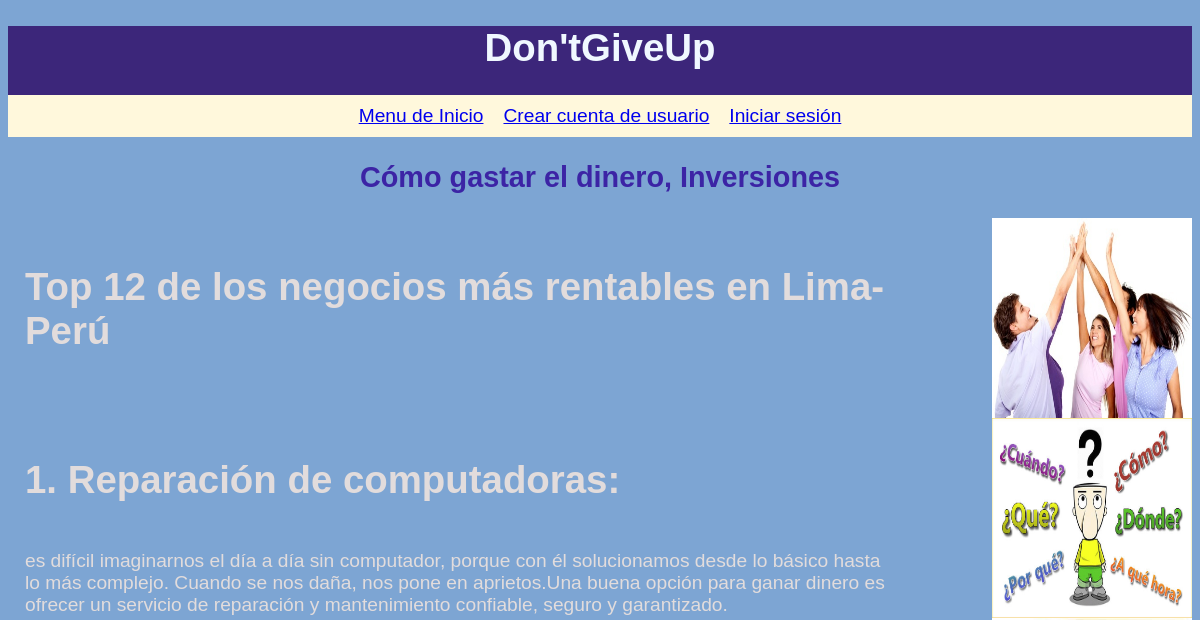
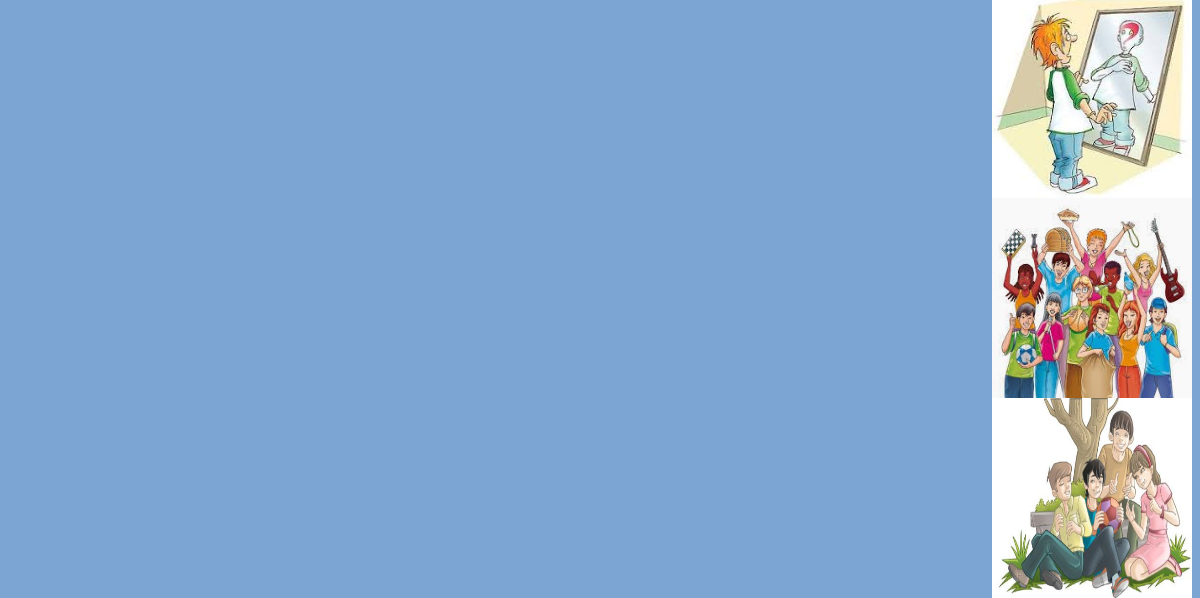
Before: /inversiones.php with the older database file (2 pictures, top to bottom).
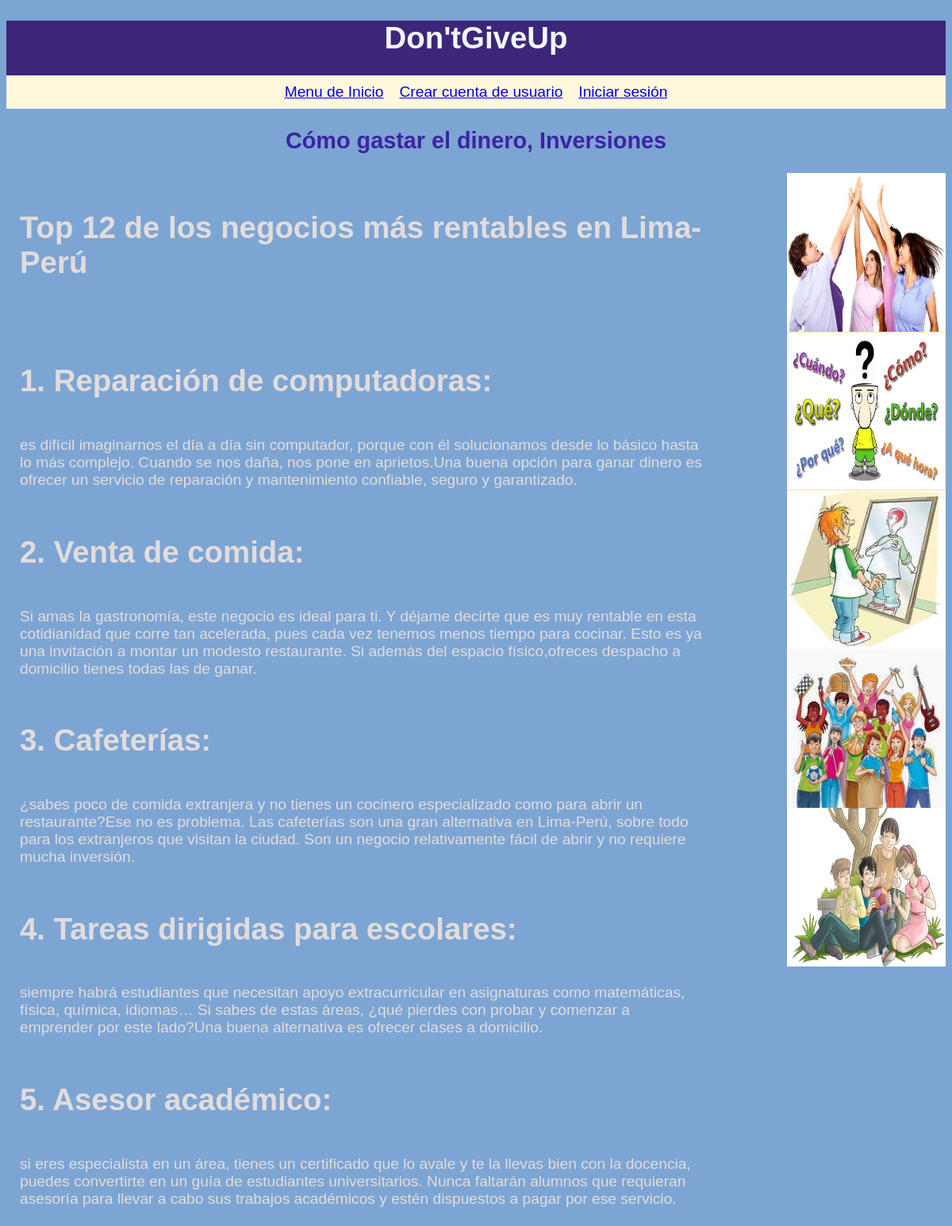
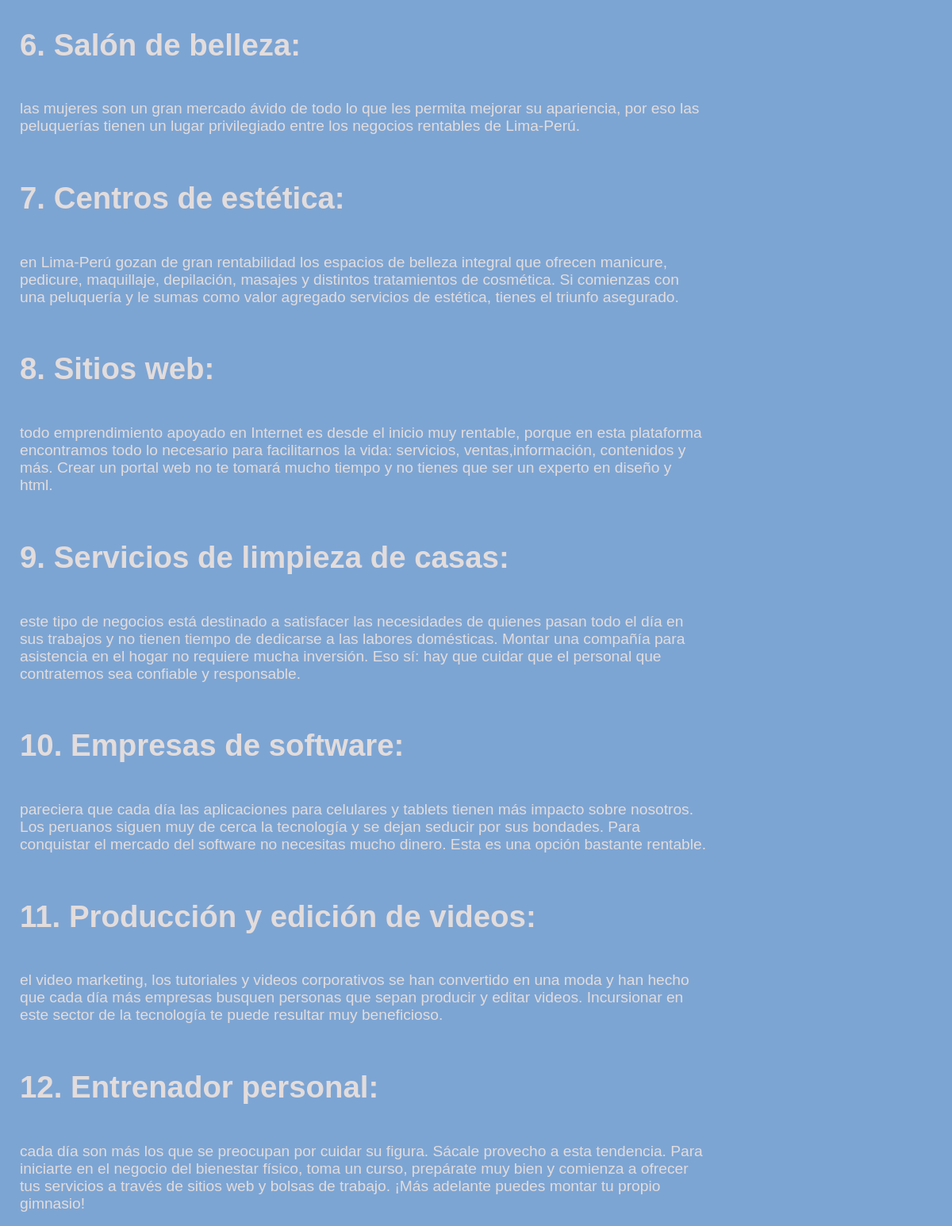
After: the same page with the newer database file (2 pictures, top to bottom).
### tables this page shows
CREATE TABLE `inversiones` (
  `id` int(11) NOT NULL,
  `titulo` varchar(500) NOT NULL,
  `contenido` text NOT NULL
);

### inversiones.php (the view, shortened to what this page needs)
<?php
include 'config.php';
$db = new PDO("mysql:host=$direccion;dbname=$bd;charset=utf8mb4", $usuario, $pass);
$stmt=$db ->query("SELECT * FROM inversiones");
$guia =$stmt->fetchAll();
?>
<!DOCTYPE html>
<html lang="en">
<head>
    <link rel="stylesheet" href="style.css">
</head>
<body>
    <?php include 'cabecera.php' ?>
    <h2>Cómo gastar el dinero, Inversiones</h2>
    <?php include 'ilustraciones.php' ?>
    <div id="tabla">
        <table>
            <tr>
                <th></th>
            </tr>
        <?php foreach($guia as $g) { ?>
        <tr>
            <td><h1><?php echo $g["titulo"] ?></h1><br>
                <?php echo $g["contenido"] ?></td>
            </tr>
        <?php } ?>
        </table>
    </div>
</body>
</html>

### cabecera.php
<div id="titulo">
    <h1>Don'tGiveUp</h1>
<div id="cabecera">
    <nav>
        <a href="Menu.php">Menu de Inicio</a>
        <a href="Registrar_usuario.php">Crear cuenta de usuario</a>
        <?php if (isset($_SESSION["correo"])) { ?>
            <a href="lista_usuario.php">Lista de Usuarios</a>
    <div>
        <div id="comandar">
            <button id="mostrara">Registrar<img src="imagenes\gi.png" alt="" id="imagen"></button>
        </div>
        <div id="registro" style="display:none">
            <ul>
                <li><a href="noticia_registrar.php">Registrar Noticias</a></li>
                <li><a href="Registrar_guia.php">Registrar guia</a></li>
                <li><a href="registrar_desarrollo.php">Registrar Desarrollo Personal</a></li>
                <li><a href="registrar_amigo.php">Registar guia de amigo</a></li>
                <li><a href="registrar_tiempo.php">Registrar Tiempo libre</a></li>
                <li><a href="registrar_nutricion.php">Registar Nutrición saludable</a></li>
                <li><a href="registrar_Sexualidad.php">Registrar guia de Sexualidad.</a></li>
                <li><a href="registrar_inversiones.php">Registrar Inversiones.</a></li>
                <li><a href="registrar_poesía.php">Registrar Literatura, poesía, novelas.</a></li>
                <li><a href="registrar_estudios.php">Registrar guia de estudios </a></li>
                <li><a href="registrar_comentarios.php">Registrar Comentarios </a></li>
            </ul>
        </div>
        <script src="https://code.jquery.com/jquery-3.3.1.min.js"></script>
        <script>
            $("#mostrara").click(function(){
                var estado = $("#registro").css("display");
                if (estado == "none") {
                    $("#registro").show();
                    $("#mostrara").img("imagenes\gi.png");
                } else {
                    $("#registro").hide();
                    $("#mostrara").img("imagenes\gi.png");
                }
            });
        </script>
    </div>
            <a href="logout.php">Cerrar sesión (<?php echo $_SESSION["correo"] ?>)</a>
        <?php } else { ?>
            <a href="login.php">Iniciar sesión</a>
        <?php } ?>
    </nav>
</div>
</div>

### ilustraciones.php
<div id="ilustraciones">
            <img src="imagenes\des.jpg" alt="">
            <img src="imagenes\por.jpg" alt="">
            <img src="imagenes\quien.jpg" alt="">
            <img src="imagenes\ju.jpg" alt="">
            <img src="imagenes\ado.jpg" alt="">
    </div>

### style.css (style rules this page uses)
body { background-color: rgb(125, 165, 211); font-family: arial; font-size: 1.2em; }
h1 { text-align: center; }
nav { display: flex; justify-content: center; }
nav a { padding: 10px; }
h2 { color: rgb(60, 36, 165); text-align: center; }
td { color: rgb(226, 220, 220); }
#cabecera { background-color: cornsilk; clear: both; }
#titulo { background-color: rgb(60, 38, 122); }
#titulo > h1 { text-align: center; color: aliceblue; }
#tabla { width:900px; float: left; }
table { width: 100%; word-wrap: inherit; }
td { text-align: left; vertical-align: top; padding: 15px 15px 15px 15px; }
td, h1 { text-align: left; }
#ilustraciones { display: flex; flex-direction: column; float: right; clear: both; }
img { width:200px; height:200px; }

Changed rows visible on the page:
added inversiones: titulo "2. Venta de comida:", contenido "Si amas la gastronomía, este negocio es ideal para ti. Y déjame decirte que es muy rentable en esta cotidianidad que corre tan acelerada, pues cada vez tenemos menos tiempo para cocinar. Esto es ya una invitación a montar un modesto restaurante. Si además del espacio físico,ofreces despacho a domicilio tienes todas las de ganar."
added inversiones: titulo "3. Cafeterías:", contenido "¿sabes poco de comida extranjera y no tienes un cocinero especializado como para abrir un restaurante?Ese no es problema. Las cafeterías son una gran alternativa en Lima-Perú, sobre todo para los extranjeros que visitan la ciudad. Son un negocio relativamente fácil de abrir y no requiere mucha inversión."
added inversiones: titulo "4. Tareas dirigidas para escolares:", contenido "siempre habrá estudiantes que necesitan apoyo extracurricular en asignaturas como matemáticas, física, química, idiomas… Si sabes de estas áreas, ¿qué pierdes con probar y comenzar a emprender por este lado?Una buena alternativa es ofrecer clases a domicilio."
added inversiones: titulo "5. Asesor académico:", contenido "si eres especialista en un área, tienes un certificado que lo avale y te la llevas bien con la docencia, puedes convertirte en un guía de estudiantes universitarios. Nunca faltarán alumnos que requieran asesoría para llevar a cabo sus trabajos académicos y estén dispuestos a pagar por ese servicio."
added inversiones: titulo "6. Salón de belleza:", contenido "las mujeres son un gran mercado ávido de todo lo que les permita mejorar su apariencia, por eso las peluquerías tienen un lugar privilegiado entre los negocios rentables de Lima-Perú."
added inversiones: titulo "7. Centros de estética:", contenido "en Lima-Perú gozan de gran rentabilidad los espacios de belleza integral que ofrecen manicure, pedicure, maquillaje, depilación, masajes y distintos tratamientos de cosmética. Si comienzas con una peluquería y le sumas como valor agregado servicios de estética, tienes el triunfo asegurado."
added inversiones: titulo "8. Sitios web:", contenido "todo emprendimiento apoyado en Internet es desde el inicio muy rentable, porque en esta plataforma encontramos todo lo necesario para facilitarnos la vida: servicios, ventas,información, contenidos y más. Crear un portal web no te tomará mucho tiempo y no tienes que ser un experto en diseño y html."
added inversiones: titulo "9. Servicios de limpieza de casas:", contenido "este tipo de negocios está destinado a satisfacer las necesidades de quienes pasan todo el día en sus trabajos y no tienen tiempo de dedicarse a las labores domésticas. Montar una compañía para asistencia en el hogar no requiere mucha inversión. Eso sí: hay que cuidar que el personal que contratemos sea confiable y responsable."
added inversiones: titulo "10. Empresas de software:", contenido "pareciera que cada día las aplicaciones para celulares y tablets tienen más impacto sobre nosotros. Los peruanos siguen muy de cerca la tecnología y se dejan seducir por sus bondades. Para conquistar el mercado del software no necesitas mucho dinero. Esta es una opción bastante rentable."
added inversiones: titulo "11. Producción y edición de videos:", contenido "el video marketing, los tutoriales y videos corporativos se han convertido en una moda y han hecho que cada día más empresas busquen personas que sepan producir y editar videos. Incursionar en este sector de la tecnología te puede resultar muy beneficioso."
added inversiones: titulo "12. Entrenador personal:", contenido "cada día son más los que se preocupan por cuidar su figura. Sácale provecho a esta tendencia. Para iniciarte en el negocio del bienestar físico, toma un curso, prepárate muy bien y comienza a ofrecer tus servicios a través de sitios web y bolsas de trabajo. ¡Más adelante puedes montar tu propio gimnasio!"
